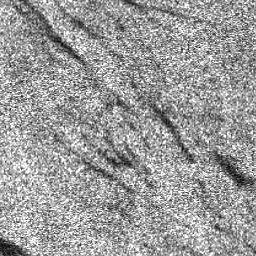
#> input picture sample_data/images/palsar_0.png, 256 x 256 px
$ python -i generate_masks.py   (imports and definitions only)   (older library calls are emulated)
#> lines starting #> are read from the running program, lines starting #| are printed output that depends on the picture; after the words box and inside, x2 and y2 are one past the last pixel; in counts of white or black regions, pixels touching at a corner belong together
"""
generate_masks.py — Synthetic Mask Generator
=============================================
Creates binary oil-spill training masks from the existing SAR images
using adaptive thresholding (dark-region detection).

Physical basis:
    Oil films reduce capillary-wave action → lower radar backscatter
    → darker pixels in SAR imagery.
    We threshold these dark regions to build pseudo ground-truth masks.

⚠  These are SYNTHETIC masks for demonstration / initial training only.
   For best results, replace with actual labelled ground-truth masks
   from the Zenodo oil-spill dataset or equivalent.

Usage
-----
    python generate_masks.py

Reads  : images (1)/images/train/  and  images (1)/images/val/
Writes : dataset/images/train/     and  dataset/masks/train/
         dataset/images/val/       and  dataset/masks/val/
"""

import os
import shutil
from typing import Optional, Tuple
import cv2
import numpy as np
from PIL import Image
from tqdm import tqdm

# ─── Config ───────────────────────────────────────────────────────────────────

# Source directories (original dataset)
SRC_TRAIN = os.path.join("images (1)", "images", "train")
SRC_VAL   = os.path.join("images (1)", "images", "val")

# Destination directories (structured for training)
DST_IMG_TRAIN  = os.path.join("dataset", "images", "train")
DST_MASK_TRAIN = os.path.join("dataset", "masks",  "train")
DST_IMG_VAL    = os.path.join("dataset", "images", "val")
DST_MASK_VAL   = os.path.join("dataset", "masks",  "val")

# Mask generation parameters
DARK_THRESHOLD = 90    # Pixels below this grayscale value → oil candidate
MIN_AREA       = 300   # Minimum blob size (px) to retain
MAX_COVERAGE   = 0.45  # Skip images where >45% pixels are "dark" (noisy images)
KERNEL_SIZE    = 9     # Morphological kernel size


# ─── Mask & Look-Alike Generation ──────────────────────────────────────────

def generate_mask(image_path: str) -> Tuple[Optional[np.ndarray], str]:
    """
    Generate a binary mask for a single SAR image with sensor-adaptive calibration
    and physical weather/look-alike discrimination.

    Physical basis:
        - Oil slicks: High local contrast, sharp dampening boundary, moderate localized blob.
        - Weather look-alikes (low wind <3 m/s, biogenic films, calm water):
          Diffuse edges, very wide uniform darkness, or low contrast.
          In ground truth datasets (e.g. Zenodo Part II), look-alikes are assigned mask = 0
          so the segmentation model learns NOT to produce false alarms on calm sea.

    Returns:
        (uint8 mask [0 | 255] or None, category_label: 'oil_spill' | 'weather_lookalike' | 'clean_sea')
    """
#> called with image_path = 'sample_data/images/palsar_0.png'
    img_pil = Image.open(image_path).convert("L")
    gray = np.array(img_pil, dtype=np.uint8)

    mean_val = float(np.mean(gray))
#> mean_val = 155.2
    std_val  = float(np.std(gray))
#> std_val = 47.24

    # Calculate Sobel edge gradient to measure boundary sharpness
    sobelx = cv2.Sobel(gray, cv2.CV_64F, 1, 0, ksize=3)
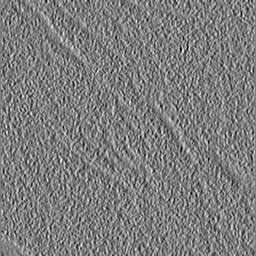
#> sobelx: shape (256, 256) float64; min -650, max 667, mean -0.3; drawn with min black and max white
    sobely = cv2.Sobel(gray, cv2.CV_64F, 0, 1, ksize=3)
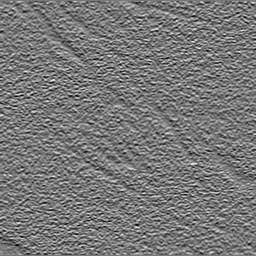
#> sobely: shape (256, 256) float64; min -656, max 735, mean 0.1; drawn with min black and max white
    grad_mag = np.sqrt(sobelx**2 + sobely**2)
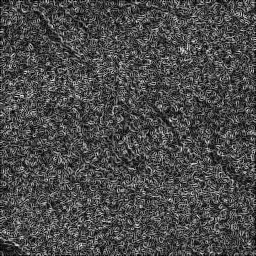
#> grad_mag: shape (256, 256) float64; min 0, max 754, mean 220.2; drawn with min black and max white
    edge_sharpness = float(np.mean(grad_mag))
#> edge_sharpness = 220.2

    # Sensor-adaptive dark threshold:
    # ALOS PALSAR has mean ~135, Sentinel-1 has mean ~85.
    # We calibrate relative to the scene's distribution.
    adaptive_thresh = int(np.clip(mean_val - 0.75 * std_val, 35, 125))
#> adaptive_thresh = 119

    # Threshold dark regions (candidate dampening)
    _, raw = cv2.threshold(gray, adaptive_thresh, 255, cv2.THRESH_BINARY_INV)
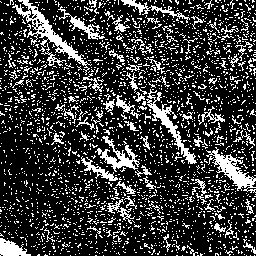
#> raw: shape (256, 256); 22.8% white in thin lines or dots
    coverage = np.sum(raw > 0) / raw.size
#> coverage = 0.228

    # Weather Look-Alike Detection:
    # Very low texture variance (std < 12) or diffuse uniform darkness (> 40% coverage with low edge sharpness)
    is_weather_lookalike = (std_val < 12.0) or (coverage > 0.40 and edge_sharpness < 120.0)
#> is_weather_lookalike = False

    if is_weather_lookalike:
        # Zenodo Part II convention: look-alike masks are ALL BLACK (0)
        # Model learns that weather-dampened sea surface is background.
        return np.zeros_like(gray, dtype=np.uint8), "weather_lookalike"

    # Morphological opening to eliminate speckle noise, then closing to unify slicks
    kernel = cv2.getStructuringElement(cv2.MORPH_ELLIPSE, (KERNEL_SIZE, KERNEL_SIZE))
    cleaned = cv2.morphologyEx(raw, cv2.MORPH_OPEN, kernel)
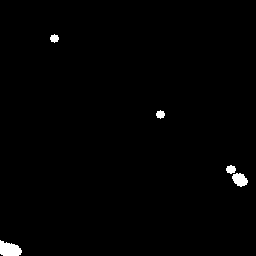
#> cleaned: shape (256, 256); 0.9% white; 5 white regions, box (x1, y1, x2, y2) and area: (0, 240, 22, 256) 257, (232, 173, 248, 187) 156, (226, 165, 236, 174) 66, (50, 34, 59, 43) 57, (156, 110, 165, 119) 57
    cleaned = cv2.morphologyEx(cleaned, cv2.MORPH_CLOSE, kernel)
#> cleaned: shape (256, 256); 0.94% white; 4 white regions, box (x1, y1, x2, y2) and area: (0, 240, 22, 256) 265, (226, 165, 248, 187) 237, (50, 34, 59, 43) 57, (156, 110, 165, 119) 57

    # Filter connected components by minimum blob area
    n_labels, labels, stats, _ = cv2.connectedComponentsWithStats(cleaned, connectivity=8)
#> labels: shape (256, 256) int32; 5 distinct labels, from 0 to 4
#> n_labels = 5; stats = [[0, 0, 256, 256, 64920], [50, 34, 9, 9, 57], [156, 110, 9, 9, 57], [226, 165, 22, 22, 237], [0, 240, 22, 16, 265]]
    final = np.zeros_like(cleaned)
    spill_found = False

    for i in range(1, n_labels):
        area = stats[i, cv2.CC_STAT_AREA]
        if area >= MIN_AREA:
            final[labels == i] = 255
            spill_found = True
#> this loop made 4 passes
#> area on passes 1 to 4: 57, 57, 237, 265
#> final: shape (256, 256); every value is 0

    category = "oil_spill" if spill_found else "clean_sea"
    return final, category


# ─── Dataset Builder ──────────────────────────────────────────────────────────

# [76 lines left out: functions process_split, main, not called in this run]


# [2 lines not run here, left out]

>>> result = generate_mask('sample_data/images/palsar_0.png')

$ run again, on sample_data/images/palsar_1005.png
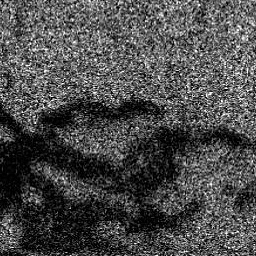
#> input picture sample_data/images/palsar_1005.png, 256 x 256 px
#> mean_val = 75.8
#> std_val = 53.83
#> edge_sharpness = 207.2
#> adaptive_thresh = 35
#> in generate_mask, `_, raw = cv2.threshold(gray, adaptive_thresh, 255, cv2.THRESH_BINARY_I..`:
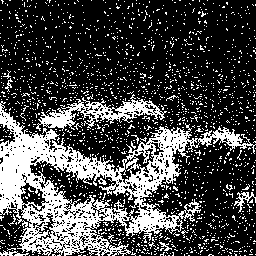
#> raw: shape (256, 256); 27.7% white; 1767 white regions (1756 under 20 px), largest, box (x1, y1, x2, y2) and area: (0, 101, 256, 256) 12077, (36, 94, 167, 131) 1550, (234, 192, 256, 213) 137
#> coverage = 0.277
#> is_weather_lookalike = False
#> labels: shape (256, 256) int32; 5 distinct labels, from 0 to 4
#> n_labels = 5; stats = [[0, 0, 256, 256, 63628], [44, 116, 23, 12, 197], [0, 135, 44, 75, 1529], [78, 170, 9, 9, 57], [139, 214, 13, 13, 125]]
#> the loop in generate_mask, `for i in range(1, n_labels):` made 4 passes
#> area on passes 1 to 4: 197, 1529, 57, 125
#> after the loop in generate_mask, `for i in range(1, n_labels):`:
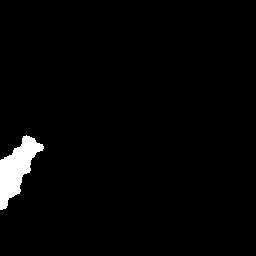
#> final: shape (256, 256); 2.3% white; 1 white region, box (x1, y1, x2, y2) and area: (0, 135, 44, 210) 1529

$ run again, on sample_data/images/palsar_1009.png
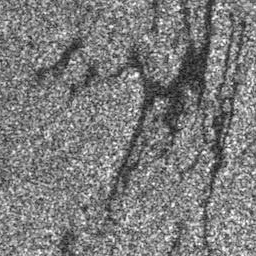
#> input picture sample_data/images/palsar_1009.png, 256 x 256 px
#> mean_val = 124.7
#> std_val = 38.27
#> edge_sharpness = 175.2
#> adaptive_thresh = 96
#> in generate_mask, `_, raw = cv2.threshold(gray, adaptive_thresh, 255, cv2.THRESH_BINARY_I..`:
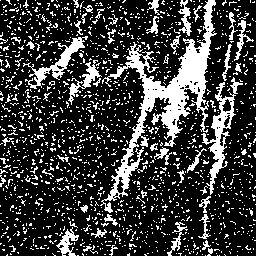
#> raw: shape (256, 256); 23.6% white; 1566 white regions (1516 under 20 px), largest, box (x1, y1, x2, y2) and area: (100, 0, 217, 213) 4869, (201, 77, 243, 195) 1121, (23, 36, 88, 89) 727
#> coverage = 0.236
#> is_weather_lookalike = False
#> labels: shape (256, 256) int32; 4 distinct labels, from 0 to 3
#> n_labels = 4; stats = [[0, 0, 256, 256, 63366], [58, 40, 24, 27, 248], [143, 46, 66, 79, 1856], [133, 60, 10, 9, 66]]
#> the loop in generate_mask, `for i in range(1, n_labels):` made 3 passes
#> area on passes 1 to 3: 248, 1856, 66
#> after the loop in generate_mask, `for i in range(1, n_labels):`:
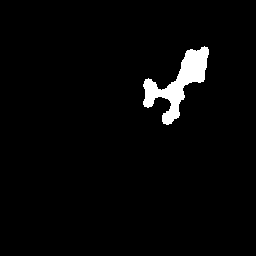
#> final: shape (256, 256); 2.8% white; 1 white region, box (x1, y1, x2, y2) and area: (143, 46, 209, 125) 1856

$ run again, on sample_data/images/palsar_1014.png
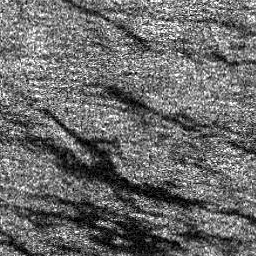
#> input picture sample_data/images/palsar_1014.png, 256 x 256 px
#> mean_val = 106.8
#> std_val = 52.77
#> edge_sharpness = 207.5
#> adaptive_thresh = 67
#> in generate_mask, `_, raw = cv2.threshold(gray, adaptive_thresh, 255, cv2.THRESH_BINARY_I..`:
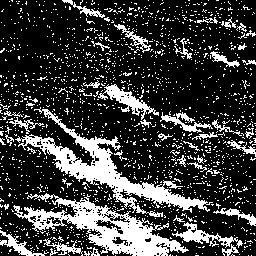
#> raw: shape (256, 256); 24.1% white; 1640 white regions (1596 under 20 px), largest, box (x1, y1, x2, y2) and area: (15, 107, 213, 217) 3929, (13, 193, 189, 256) 3712, (98, 84, 159, 120) 628
#> coverage = 0.241
#> is_weather_lookalike = False
#> labels: shape (256, 256) int32; 6 distinct labels, from 0 to 5
#> n_labels = 6; stats = [[0, 0, 256, 256, 61910], [125, 97, 15, 11, 118], [55, 138, 136, 70, 2044], [73, 212, 26, 18, 305], [99, 223, 61, 33, 1011], [183, 231, 19, 10, 148]]
#> the loop in generate_mask, `for i in range(1, n_labels):` made 5 passes
#> area on passes 1 to 5: 118, 2044, 305, 1011, 148
#> after the loop in generate_mask, `for i in range(1, n_labels):`:
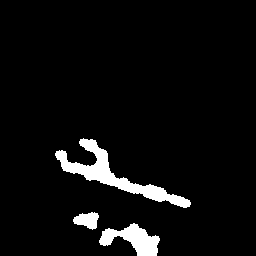
#> final: shape (256, 256); 5.1% white; 3 white regions, box (x1, y1, x2, y2) and area: (55, 138, 191, 208) 2044, (99, 223, 160, 256) 1011, (73, 212, 99, 230) 305
